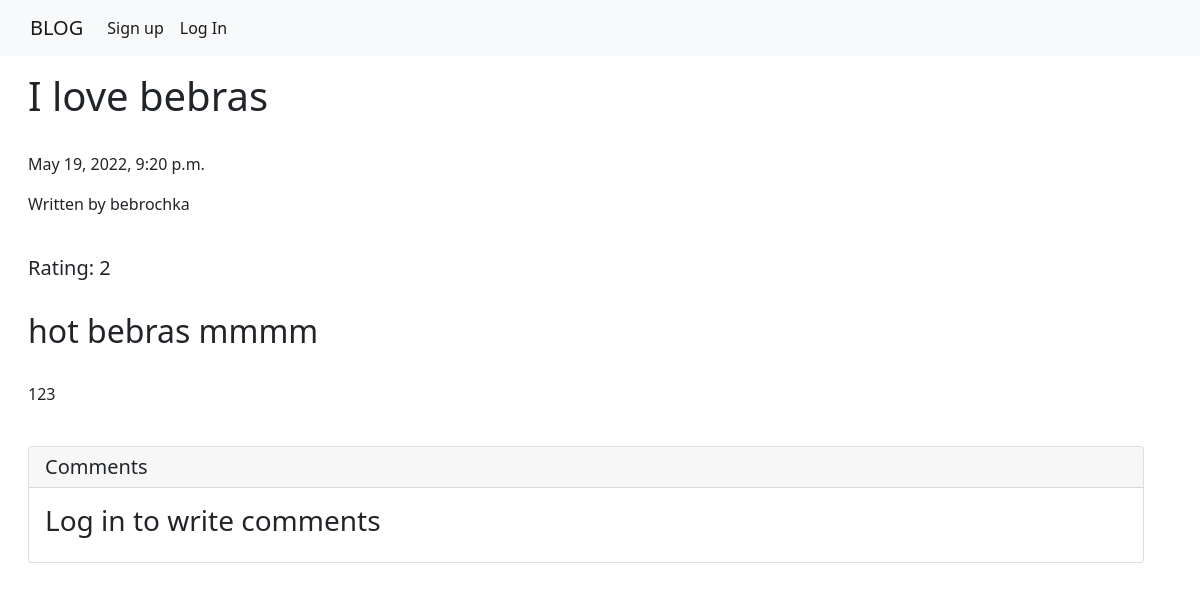
Page /post/5 on the earlier database version.
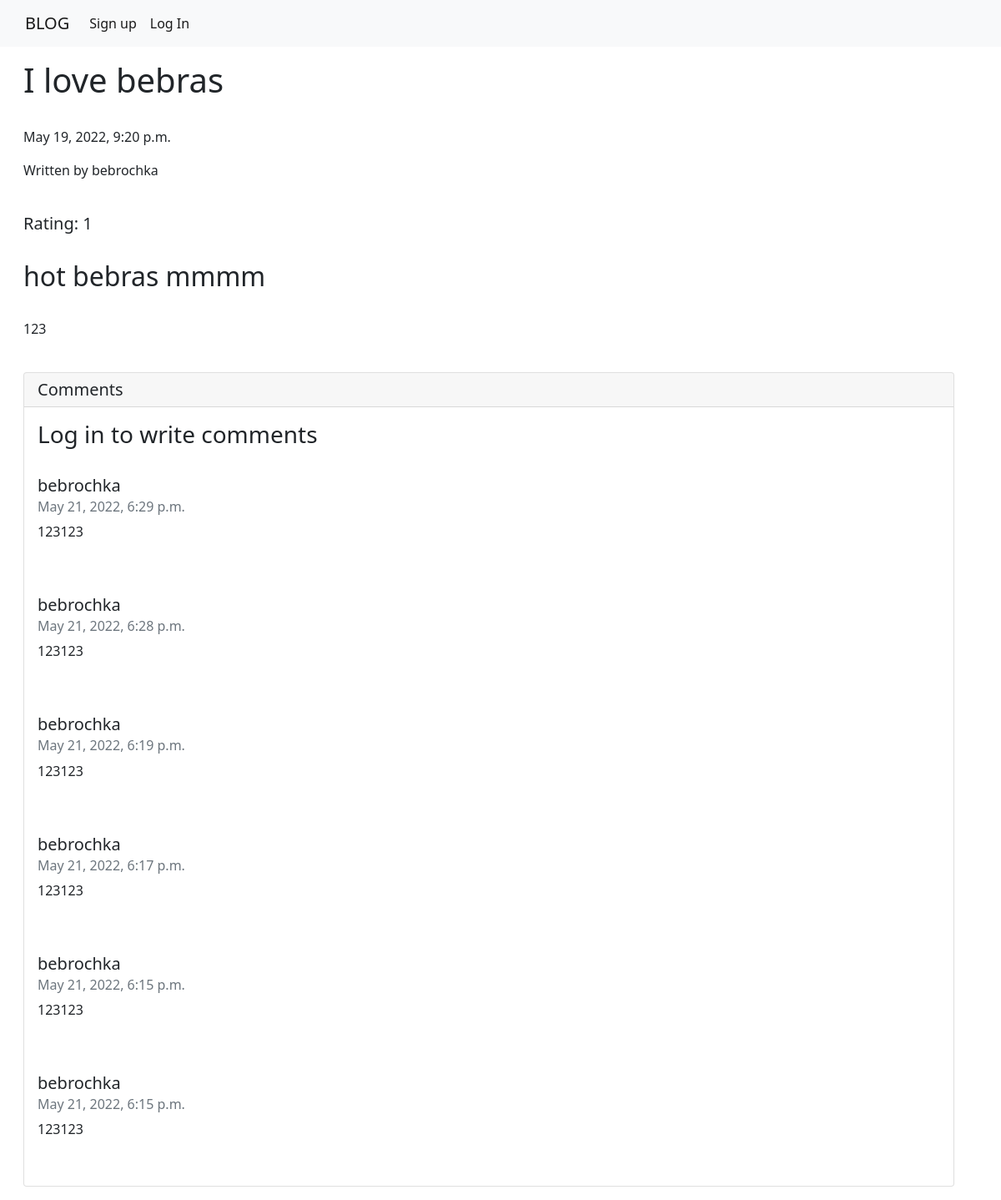
Same page on the later database version.
### blog_app/models.py (models this page shows)
class Post(models.Model):
    user = models.ForeignKey(User, on_delete=models.CASCADE, related_name='post')
    name = models.CharField(max_length=128)
    description = models.CharField(max_length=512)
    text = models.CharField(max_length=100000)
    date = models.DateTimeField(auto_now_add=True)
    liked_users = models.ManyToManyField(User, related_name='liked_users')
    def get_rating(self):
        return self.liked_users.all().count()

class Comment(models.Model):
    user = models.ForeignKey(User, on_delete=models.SET_NULL, null=True)
    text = models.CharField(max_length=512)
    post_id = models.IntegerField()
    date = models.DateTimeField(auto_now_add=True)

### blog_app/views.py (the view, shortened to what this page needs)
# urls.py: path('post/<int:post_id>', views.post_page, name='post_page'),
def post_page(request, post_id):
    context = dict()
    context['form'] = CommentForm()
    post = Post.objects.get(pk=post_id)
    context['post'] = post
    comments = Comment.objects.filter(post_id=post_id).order_by('-date')
    context['comments'] = comments
    return render(request, 'post.html', context)

### templates/post.html (shortened to what this page needs)
{% extends "base.html" %}
{% block content %}
    <h1>{{ post.name }}</h1>
    <br>
    <p>{{ post.date }}</p>
    <p>Written by {{ post.user.username }}</p>
    <br>
    <h5>Rating: {{ post.get_rating }}</h5>
    <br>
    <h2>{{ post.description }}</h2>
    <br>
    <p>{{ post.text }}</p>
    <br>
    <div class="card">
        <h5 class="card-header">Comments</h5>
        <div class="card-body">
            {% if request.user.is_authenticated %}
                <form method="POST">
                    {% csrf_token %}
                    {{ form.as_p }}
                    <input class="btn btn-primary" type="submit" value="Send comment">
                </form>
            {% else %}
                <h3> Log in to write comments</h3>
            {% endif %}
            {% for each in comments %}
                <br>
                <h5 class="card-title">{{ each.user.username }}</h5>
                <h6 class="card-subtitle mb-2 text-muted">{{ each.date }}</h6>
                <p class="card-text">{{ each.text }}</p>
                <br>
            {% endfor %}
        </div>
    </div>
{% endblock %}

### templates/base.html (shortened to what this page needs)
{% load static %}
<!DOCTYPE html>
<html lang="ru">
<head>
    <link rel="stylesheet" href="https://cdn.jsdelivr.net/npm/bootstrap@5.0.2/dist/css/bootstrap.min.css"
>
</head>
<body style="padding: 0px;">
<nav class="navbar navbar-expand-lg navbar-light bg-light">
    <a class="navbar-brand" style="padding-left: 30px;" href="{% url 'index' %}">BLOG</a>
    <div class="collapse navbar-collapse" id="navbarNavAltMarkup">
        <ul class="navbar-nav">
            {% if request.user.is_authenticated %}
                    <a class="nav-item nav-link active" href="{% url 'make_post' %}">Create Post</a>
                    <a class="nav-item nav-link active" href="{% url 'logout' %}">Log Out </a>
            {% else %}
                    <a class="nav-item nav-link active" href="{% url 'registration' %}" >Sign up</a>
                    <a class="nav-item nav-link active" href="{% url 'login' %}">Log In </a>
            {% endif %}
        </ul>
    </div>
</nav>
<div class="container" style="margin: 1rem;">
    {% block content %} {% endblock %}
</div>
</body>
</html>

Differences in the rows shown:
computed for Post "I love bebras": get_rating "2" → "1"
added Comment: user.username "bebrochka", date "May 21, 2022, 6:29 p.m.", text "123123"
added Comment: user.username "bebrochka", date "May 21, 2022, 6:28 p.m.", text "123123"
added Comment: user.username "bebrochka", date "May 21, 2022, 6:19 p.m.", text "123123"
added Comment: user.username "bebrochka", date "May 21, 2022, 6:17 p.m.", text "123123"
added Comment: user.username "bebrochka", date "May 21, 2022, 6:15 p.m.", text "123123"
added Comment: user.username "bebrochka", date "May 21, 2022, 6:15 p.m.", text "123123"
